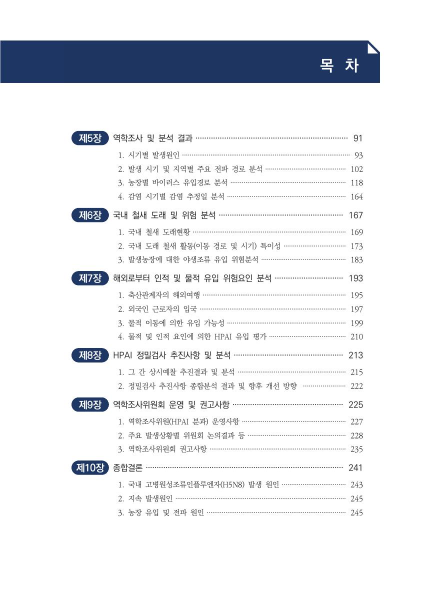
#> input picture OCR/page_6.jpg, 850 x 1194 px (shown at 1/2 size)
$ python kakaoTest.py
#> lines starting #> are read from the running program, lines starting #| are printed output that depends on the picture
import json
import cv2
import requests
import sys

LIMIT_PX = 1024
LIMIT_BYTE = 1024*1024  # 1MB
LIMIT_BOX = 40

def kakao_ocr_resize(image_path: str):
    """
    ocr detect/recognize api helper
    ocr api의 제약사항이 넘어서는 이미지는 요청 이전에 전처리가 필요.

    pixel 제약사항 초과: resize
    용량 제약사항 초과  : 다른 포맷으로 압축, 이미지 분할 등의 처리 필요. (예제에서 제공하지 않음)
    :param image_path: 이미지파일 경로
    :return:

    """
#> called with image_path = './page_6.jpg'
    image = cv2.imread(image_path)
#> image is the input picture: shape (1194, 850, 3); mean B, G, R 238.8, 235.7, 234
    height, width, _ = image.shape
#> height = 1194; width = 850

    if LIMIT_PX < height or LIMIT_PX < width:
        ratio = float(LIMIT_PX) / max(height, width)
#> ratio = 0.858
        image = cv2.resize(image, None, fx=ratio, fy=ratio)
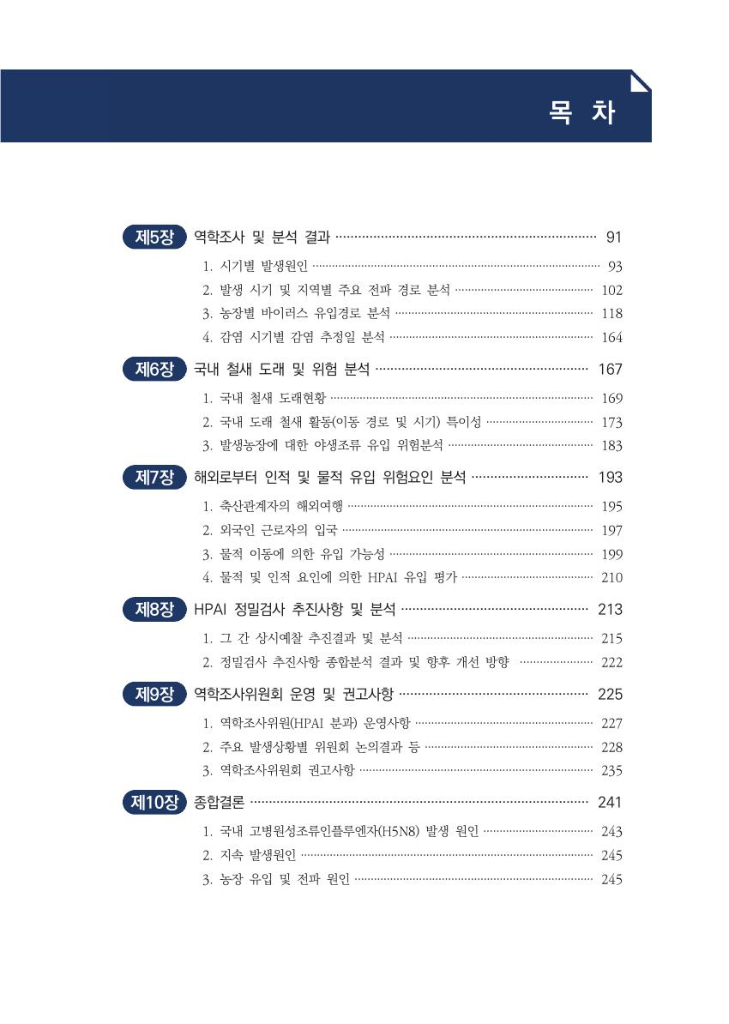
#> image: shape (1024, 729, 3); mean B, G, R 238.8, 235.7, 234
        height, width, _ = height, width, _ = image.shape
#> height = 1024; width = 729

        # api 사용전에 이미지가 resize된 경우, recognize시 resize된 결과를 사용해야함.
        image_path = "{}_resized.jpg".format(image_path)
        cv2.imwrite(image_path, image)

        return image_path
    return None

def kakao_ocr_detect(image_path: str, appkey: str):

    """
    detect api request example
    :param image_path: 이미지파일 경로
    :param appkey: 카카오 앱 REST API 키
    """
#> called with image_path = './page_6.jpg_resized.jpg', appkey = 'key'

    API_URL = 'https://kapi.kakao.com/v1/vision/text/detect'

    headers = {'Authorization': 'KakaoAK {}'.format(appkey)}

    image = cv2.imread(image_path)
    jpeg_image = cv2.imencode(".jpg", image)[1]
    data = jpeg_image.tobytes()

    return requests.post(API_URL, headers=headers, files={"file": data})

def kakao_ocr_recognize(image_path: str, boxes: list, appkey: str):

    """
    recognize api request example
    :param boxes: 감지된 영역 리스트. Canvas 좌표계: 좌상단이 (0,0) / 우상단이 (limit,0)
                    감지된 영역중 좌상단 점을 기준으로 시계방향 순서, 좌상->우상->우하->좌하

                    ex) [[[0,0],[1,0],[1,1],[0,1]], [[1,1],[2,1],[2,2],[1,2]], ...]

    :param image_path: 이미지 파일 경로
    :param appkey: 카카오 앱 REST API 키
    """

    API_URL = 'https://kapi.kakao.com/v1/vision/text/recognize'

    headers = {'Authorization': 'KakaoAK {}'.format(appkey)}

    image = cv2.imread(image_path)
    jpeg_image = cv2.imencode(".jpg", image)[1]
    data = jpeg_image.tobytes()

    return requests.post(API_URL, headers=headers, files={"file": data}, data={"boxes": json.dumps(boxes)})

def main():

   # if len(sys.argv) != 3:
   #     print("Please run with args: $ python example.py /path/to/image appkey")

    # 본인 key
    image_path, appkey = './page_6.jpg','key'

    resize_impath = kakao_ocr_resize(image_path)

    if resize_impath is not None:
        image_path = resize_impath
        print("원본 대신 리사이즈된 이미지를 사용합니다.")

    output = kakao_ocr_detect(image_path, appkey).json()

    print("[detect] output:\n{}\n".format(output))

    boxes = output["result"]["boxes"]
    boxes = boxes[:min(len(boxes), LIMIT_BOX)]
    output = kakao_ocr_recognize(image_path, boxes, appkey).json()
#    data = json.dumps(output)
    print(output["result"]["recognition_words"])
    fileOut = open("./kakaoResult.txt", "w", encoding="utf-8")
    fileOut.write(' '.join(output["result"]["recognition_words"]))

    # original json file save
    #fileOut = open("./kakaoResult.json", "w", encoding="utf-8")
    #print(output, file=fileOut)
    #print("[recognize] output:\n{}\n".format(json.dumps(output, sort_keys=True, indent=2)))

if __name__ == "__main__":
    main()
#> (the call stopped at in kakao_ocr_detect, `return requests.post(API_URL, headers=headers, files={"file": data})`: requests is not available in this run)
